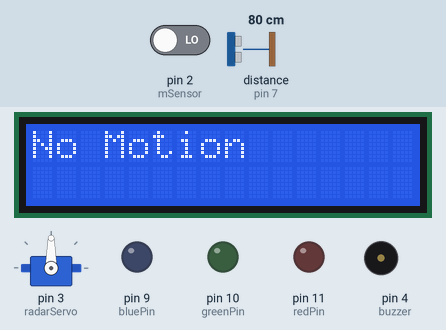
Recording of a sketch running on a simulated Arduino Uno, built with avr-gcc and run on an emulated ATmega328P. On the bench: servo, 16×2 character LCD, output pins drawn as LEDs (lit = HIGH), buzzer (waves = sounding). The inputs (shaded band) are chosen by the test bench; at power-on: pin 2 (mSensor) LOW, distance to the obstacle (sensor on pin 7) 80 cm. The echo pulse lasts 58.3 µs per cm; pins used as bus, display or sensor lines are not drawn; what the sketch prints to the serial monitor is not drawn.

Above: at 1.2 s.
1.3 s: pin 2 (mSensor) driven HIGH
At 1.78 s:
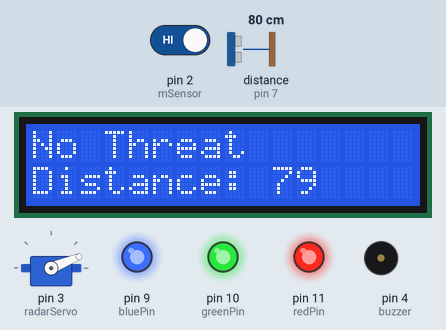
3.7 s: distance to the obstacle (sensor on pin 7) set to 18 cm
At 3.91 s:
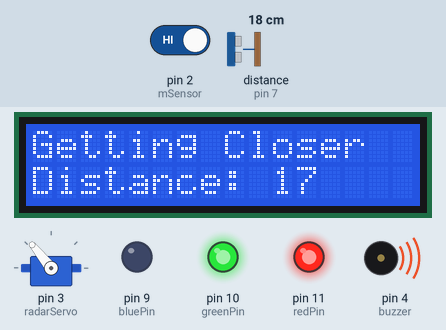
6.2 s: distance to the obstacle (sensor on pin 7) set to 15 cm
At 6.44 s:
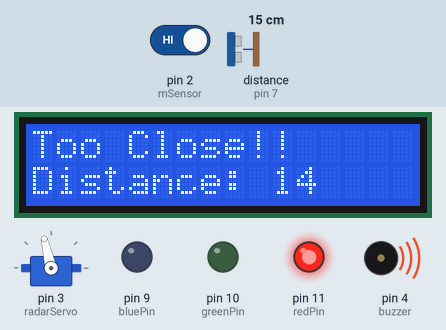
8.7 s: distance to the obstacle (sensor on pin 7) set to 35 cm
At 8.96 s:
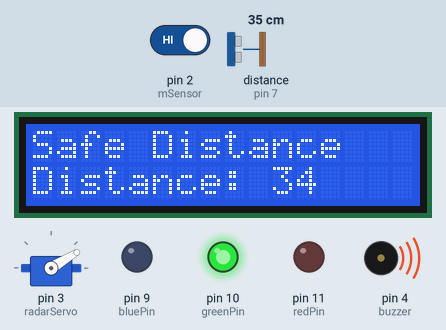
11.2 s: distance to the obstacle (sensor on pin 7) set to 29 cm
At 11.49 s:
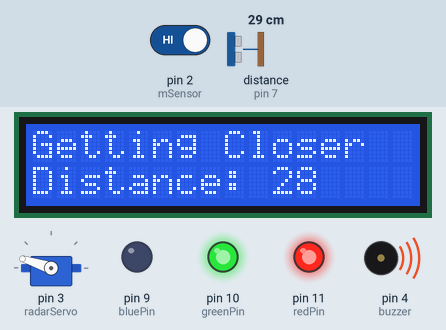
14.2 s: distance to the obstacle (sensor on pin 7) set to 34 cm
At 15.3 s:
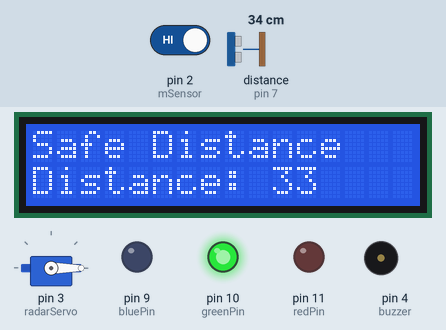
Timing chart, 0 to 20.4 s (numbered marks = the images above; inputs shaded):
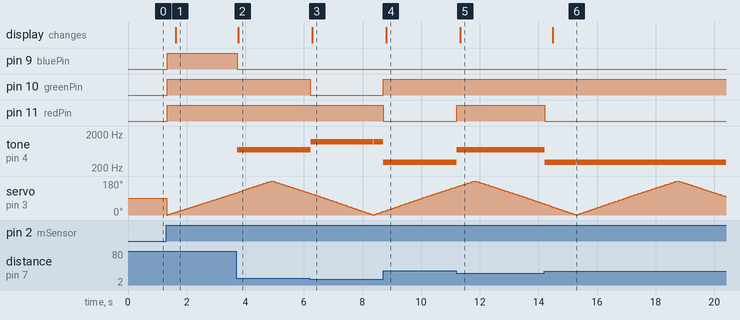

The sketch:

radarTest.ino
```cpp
//import libraries
#include <Servo.h>
#include <LiquidCrystal.h>

//defines pin numbers
int redPin= 11;
int greenPin = 10;
int bluePin = 9;
int buzzer = 4;
int mSensor = 2;
int pirStat = 0;
const int trigPin = 8;
const int echoPin = 7;

//defines variables
long duration;
int distance;

Servo radarServo;  //create servo object to control a servo
int pos = 0;    //variable to store the servo position
LiquidCrystal lcd(A5, A4, A3, A2, A1, A0); //initialise lcd pins

void setup() {

 pinMode(redPin, OUTPUT);
 pinMode(greenPin, OUTPUT);
 pinMode(bluePin, OUTPUT);
 pinMode(mSensor, INPUT);
 pinMode(buzzer, OUTPUT);
 pinMode(trigPin, OUTPUT);
 pinMode(echoPin, INPUT);
 Serial.begin(9600); //start serial communication
 radarServo.attach(3);  //attaches the servo on pin 3 to the servo object
 lcd.begin(16,2); //define lcd layout

}

void loop() {

  noTone(buzzer);

  pirStat = digitalRead(mSensor);
  if (pirStat == HIGH) { //if motion detected

    //clear trigPin
    digitalWrite(trigPin, LOW);
    delayMicroseconds(2);
    //set trigPin HIGH for 10ms
    digitalWrite(trigPin, HIGH);
    delayMicroseconds(10);
    digitalWrite(trigPin, LOW);

    for (pos = 0; pos <= 180; pos++) { //moves from 0 degrees to 180 degrees
      logic(); //executes function
    }

    for (pos = 180; pos >= 0; pos--) { //moves from 180 degrees to 0 degrees
      logic(); //executes function
    }
  } else {
    digitalWrite(redPin, LOW);
    digitalWrite(greenPin, LOW);
    digitalWrite(bluePin, LOW);
    lcd.clear();
    lcd.print("No Motion");
    delay(250);
  }

}

int logic(){
  // in steps of 1 degree
  radarServo.write(pos); // tell servo to go to position in variable 'pos'
  delay(10); // waits 10ms for the servo to reach the position
  distance = distCalc(); //assigns function value to variable
  Serial.print(pos);
  Serial.print(", ");
  Serial.print("Distance: ");
  Serial.println(distance);

  if (distance >= 1 && distance <= 15) {
    //led turns red
    digitalWrite(redPin, HIGH);
    digitalWrite(greenPin, LOW);
    digitalWrite(bluePin, LOW);
    //lcd output
    lcd.setCursor(0,0);
    lcd.print("Too Close!!    ");
    lcdDistance(); //calls function to print distance to lcd
    //buzzer outputs 1200khz frequency
    tone(buzzer, 1200);
  }
  else if (distance >= 16 && distance <= 30) {
    //led turns yellow
    digitalWrite(redPin, HIGH);
    digitalWrite(greenPin, HIGH);
    digitalWrite(bluePin, LOW);
    lcd.setCursor(0,0);
    lcd.print("Getting Closer ");
    lcdDistance(); //calls function to print distance to lcd
    tone(buzzer, 700);
  }
  else if (distance >= 31 && distance <= 45) {
    //led turns green
    digitalWrite(redPin, LOW);
    digitalWrite(greenPin, HIGH);
    digitalWrite(bluePin, LOW);
    lcd.setCursor(0,0);
    lcd.print("Safe Distance  ");
    lcdDistance(); //calls function to print distance to lcd
    tone(buzzer, 300);
  }
  else {
    //led white
    digitalWrite(redPin, HIGH);
    digitalWrite(greenPin, HIGH);
    digitalWrite(bluePin, HIGH);
    //lcd print
    lcd.setCursor(0,0);
    lcd.print("No Threat       ");
    lcdDistance(); //calls function to print distance to lcd
    noTone(buzzer); //buzzer stops
  }
}

//print object distance to lcd
int lcdDistance(){
  lcd.setCursor(0,1); //starts on 2nd line
  lcd.print("Distance: ");
  lcd.print(distance); //prints function result
  lcd.print("    ");
}

//calculate object distance from radar
int distCalc(){
  digitalWrite(trigPin, LOW);
  delayMicroseconds(10);
  //Sets the trigPin on HIGH state for 10 micro seconds
  digitalWrite(trigPin, HIGH);
  delayMicroseconds(10);
  digitalWrite(trigPin, LOW);

  //read echoPin, return sound wave travel time in ms
  duration = pulseIn(echoPin, HIGH);
  //calcualte distance = time * speed of sound /2
  distance = duration*0.034/2;
  return distance; //returns end value as integer
}
```

Measured:
- the behaviour switches between 17 and 16 cm on distance to the obstacle (sensor on pin 7) (found by bisection; images 2 and 3)
- the behaviour switches between 32 and 31 cm on distance to the obstacle (sensor on pin 7) (found by bisection; images 4 and 5)
- after the input at 1.3 s, pin 9 (bluePin), pin 10 (greenPin), pin 11 (redPin): LOW → HIGH after 0.05 s; the display: changes after 0.33 s (image 1)
- after the input at 3.7 s, pin 9 (bluePin): HIGH → LOW at once; tone on pin 4 (buzzer): silent → 700 Hz at once; the display: changes after 0.06 s (image 2)
- after the input at 6.2 s, pin 10 (greenPin): HIGH → LOW at once; the display: changes after 0.09 s (image 3)
- after the input at 8.7 s, pin 10 (greenPin): LOW → HIGH at once; pin 11 (redPin): HIGH → LOW at once; tone on pin 4 (buzzer): 1200 Hz → 300 Hz at once; the display: changes after 0.11 s (image 4)
- after the input at 11.2 s, pin 11 (redPin): LOW → HIGH at once; tone on pin 4 (buzzer): 300 Hz → 700 Hz at once; the display: changes after 0.14 s (image 5)
- after the input at 14.2 s, pin 11 (redPin): HIGH → LOW at once; the display: changes after 0.30 s (image 6)
